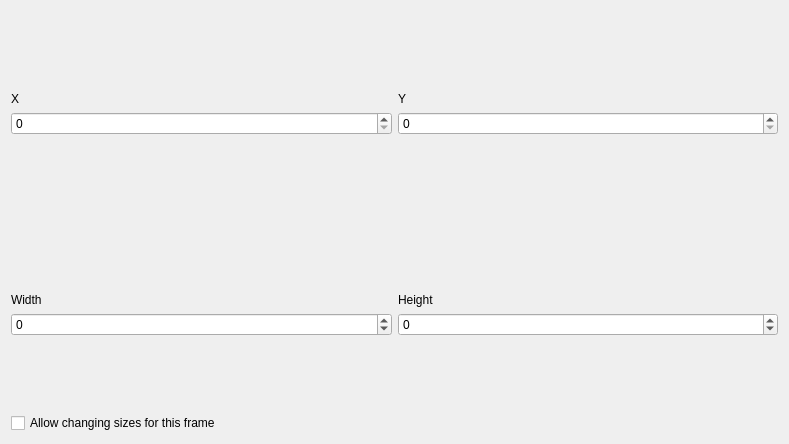
<?xml version="1.0" encoding="UTF-8"?>
<ui version="4.0">
 <class>Form</class>
 <widget class="QWidget" name="Form">
  <property name="geometry">
   <rect>
    <x>0</x>
    <y>0</y>
    <width>789</width>
    <height>444</height>
   </rect>
  </property>
  <property name="windowTitle">
   <string>Form</string>
  </property>
  <layout class="QVBoxLayout" name="verticalLayout_2">
   <item>
    <layout class="QHBoxLayout" name="horizontalLayout">
     <item>
      <layout class="QVBoxLayout" name="verticalLayout">
       <item alignment="Qt::AlignBottom">
        <widget class="QLabel" name="label">
         <property name="sizePolicy">
          <sizepolicy hsizetype="Preferred" vsizetype="Fixed">
           <horstretch>0</horstretch>
           <verstretch>0</verstretch>
          </sizepolicy>
         </property>
         <property name="text">
          <string>X</string>
         </property>
        </widget>
       </item>
       <item alignment="Qt::AlignTop">
        <widget class="QSpinBox" name="spinbox_x">
         <property name="sizePolicy">
          <sizepolicy hsizetype="Minimum" vsizetype="Fixed">
           <horstretch>0</horstretch>
           <verstretch>0</verstretch>
          </sizepolicy>
         </property>
         <property name="maximum">
          <number>1000000</number>
         </property>
        </widget>
       </item>
      </layout>
     </item>
     <item>
      <layout class="QVBoxLayout" name="verticalLayout_3">
       <item alignment="Qt::AlignBottom">
        <widget class="QLabel" name="label_2">
         <property name="sizePolicy">
          <sizepolicy hsizetype="Preferred" vsizetype="Fixed">
           <horstretch>0</horstretch>
           <verstretch>0</verstretch>
          </sizepolicy>
         </property>
         <property name="text">
          <string>Y</string>
         </property>
        </widget>
       </item>
       <item alignment="Qt::AlignTop">
        <widget class="QSpinBox" name="spinbox_y">
         <property name="sizePolicy">
          <sizepolicy hsizetype="Minimum" vsizetype="Fixed">
           <horstretch>0</horstretch>
           <verstretch>0</verstretch>
          </sizepolicy>
         </property>
         <property name="maximum">
          <number>1000000</number>
         </property>
        </widget>
       </item>
      </layout>
     </item>
    </layout>
   </item>
   <item>
    <layout class="QHBoxLayout" name="horizontalLayout_2">
     <item>
      <layout class="QVBoxLayout" name="verticalLayout_4">
       <item alignment="Qt::AlignBottom">
        <widget class="QLabel" name="label_3">
         <property name="sizePolicy">
          <sizepolicy hsizetype="Preferred" vsizetype="Fixed">
           <horstretch>0</horstretch>
           <verstretch>0</verstretch>
          </sizepolicy>
         </property>
         <property name="toolTip">
          <string>&lt;html&gt;&lt;head/&gt;&lt;body&gt;&lt;p&gt;Set to -1 to use the full image width&lt;/p&gt;&lt;/body&gt;&lt;/html&gt;</string>
         </property>
         <property name="text">
          <string>Width</string>
         </property>
        </widget>
       </item>
       <item alignment="Qt::AlignTop">
        <widget class="QSpinBox" name="spinbox_w">
         <property name="sizePolicy">
          <sizepolicy hsizetype="Minimum" vsizetype="Fixed">
           <horstretch>0</horstretch>
           <verstretch>0</verstretch>
          </sizepolicy>
         </property>
         <property name="toolTip">
          <string>&lt;html&gt;&lt;head/&gt;&lt;body&gt;&lt;p&gt;Set to -1 to use the full image width&lt;/p&gt;&lt;/body&gt;&lt;/html&gt;</string>
         </property>
         <property name="minimum">
          <number>-1</number>
         </property>
         <property name="maximum">
          <number>1000000</number>
         </property>
        </widget>
       </item>
      </layout>
     </item>
     <item>
      <layout class="QVBoxLayout" name="verticalLayout_5">
       <item alignment="Qt::AlignBottom">
        <widget class="QLabel" name="label_4">
         <property name="sizePolicy">
          <sizepolicy hsizetype="Preferred" vsizetype="Fixed">
           <horstretch>0</horstretch>
           <verstretch>0</verstretch>
          </sizepolicy>
         </property>
         <property name="toolTip">
          <string>&lt;html&gt;&lt;head/&gt;&lt;body&gt;&lt;p&gt;Set to -1 to use the full image height&lt;/p&gt;&lt;/body&gt;&lt;/html&gt;</string>
         </property>
         <property name="text">
          <string>Height</string>
         </property>
        </widget>
       </item>
       <item alignment="Qt::AlignTop">
        <widget class="QSpinBox" name="spinbox_h">
         <property name="sizePolicy">
          <sizepolicy hsizetype="Minimum" vsizetype="Fixed">
           <horstretch>0</horstretch>
           <verstretch>0</verstretch>
          </sizepolicy>
         </property>
         <property name="toolTip">
          <string>&lt;html&gt;&lt;head/&gt;&lt;body&gt;&lt;p&gt;Set to -1 to use the full image height&lt;/p&gt;&lt;/body&gt;&lt;/html&gt;</string>
         </property>
         <property name="minimum">
          <number>-1</number>
         </property>
         <property name="maximum">
          <number>1000000</number>
         </property>
        </widget>
       </item>
      </layout>
     </item>
    </layout>
   </item>
   <item>
    <widget class="QCheckBox" name="checkbox_changeSize">
     <property name="text">
      <string>Allow changing sizes for this frame</string>
     </property>
    </widget>
   </item>
  </layout>
 </widget>
 <resources/>
 <connections/>
</ui>
